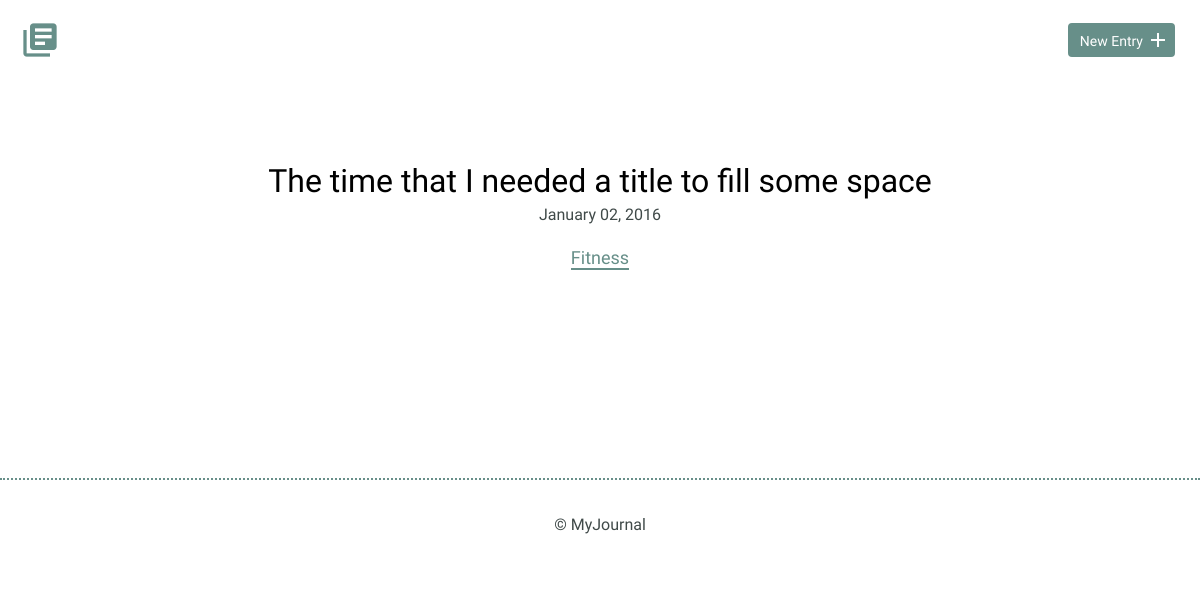
Page /index.php?tag=Fitness on the committed database.
### tables this page shows
CREATE TABLE "entries" (
	"id"	INTEGER,
	"title"	TEXT,
	"date"	TEXT,
	"time_spent"	INTEGER,
	"learned"	BLOB,
	"resources"	BLOB,
	"tag_id"	INTEGER,
	PRIMARY KEY("id"),
	FOREIGN KEY("tag_id") REFERENCES "tags"("tag_id")
);

CREATE TABLE "tags" (
	"tag_id"	INTEGER,
	"tag"	TEXT,
	PRIMARY KEY("tag_id")
);

### inc/functions.php (called while the page is built, shortened)
<?php
function get_entries($tag = null){
    include('connection.php');
    try{
        $sql = 'SELECT id, title, date, tag FROM entries INNER JOIN tags ON entries.tag_id = tags.tag_id';
        if (isset($tag)){
            $sql .= ' WHERE tag = ?';
        }
        $sql.= ' ORDER BY date DESC';
        $results = $db->prepare($sql);
        if (isset($tag)){
            $results->bindValue(1, $tag, PDO::PARAM_STR);
        }
        $results->execute();
        return $results;
    } catch (Exception $e){
        echo "Error retrieving data: ". $e->getMessage() . "</br>";
        return [];
    }
}

### index.php (the view, shortened to what this page needs)
<?php
include('inc/header.php');
include('inc/functions.php');
$tag = null;
if (isset($_GET['tag'])){
    $tag = $_GET['tag'];
}
?>
<div class="container">
    <div class="entry-list">
        <?php
        foreach(get_entries($tag) as $entry){
            echo "<article>";
            echo "<h2><a href='detail.php?id=" . $entry['id'] . "'>" . $entry['title'] . "</a></h2>";
            echo "<time datetime='" . strtotime($entry['date']) . "'>" . date('F d, Y', strtotime($entry['date'])) . "</time>";
            echo "<p class='tag'><a href='index.php?tag=".$entry['tag']."'>" .$entry['tag']."</a></p>";
            echo "</article>";
        }
        ?>
    </div>
</div>
<?php
include('inc/footer.php');
?>

### css/site.css (style rules this page uses)
body { font-size: 16px; color: #404a49; font-family: 'Cousine', serif; font-weight: 400; }
.container { margin: 0 auto; padding: 0 25px; }
h1, h2, h3 { margin: 0; font-weight: 400; line-height: 1em; color: #000; }
h2 { font-size: 32px; }
h2 a { text-decoration: none; color: #000; }
p { line-height: 1.8em; font-size: 18px; }
p a { border-bottom: 2px solid #678f89; padding: 0; color: #678f89; text-decoration: none; }
.entry-list, .edit-entry, .new-entry { max-width: 800px; margin: 0 auto; padding: 70px 0 150px 0; }
.entry-list article { margin-bottom: 70px; text-align: center; }
.entry-list article:last-child { margin-bottom: 0; }
.entry-list article h2 { margin-bottom: 8px; }
.tag { display:block; margin-bottom: 3em; }

### rows in the picture
entries: title "The time that I needed a title to fill some space", date "January 02, 2016", tag.tag "Fitness"
